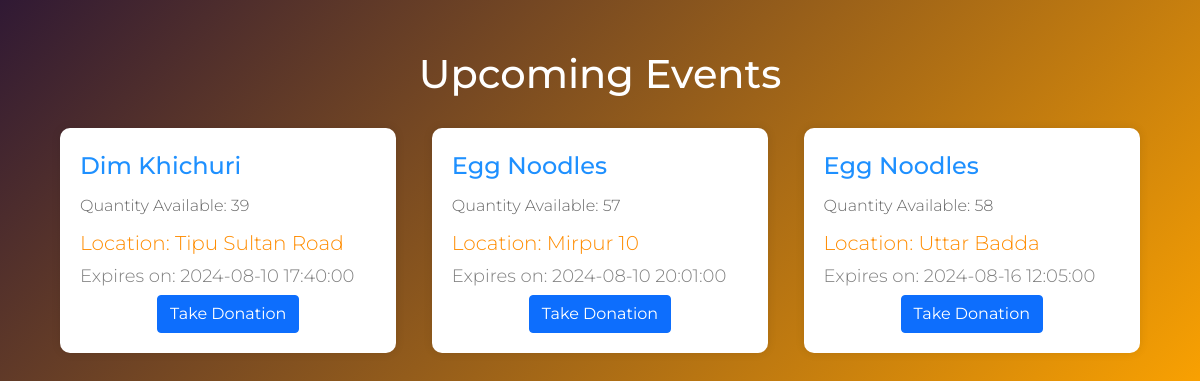
/events.php, run on an earlier commit of the app's database.
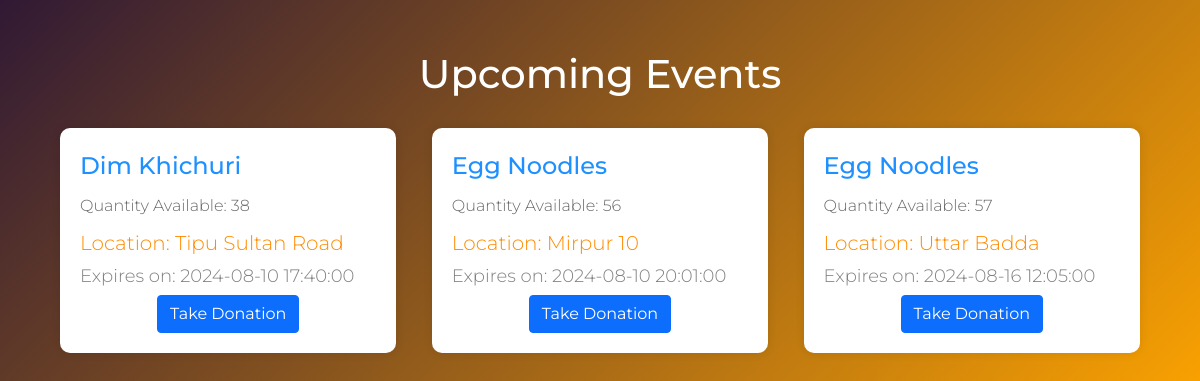
And on a later commit of the database.
### tables this page shows
CREATE TABLE `donation` (
  `donation_id` int(11) NOT NULL,
  `food_name` varchar(64) NOT NULL,
  `quantity` int(11) NOT NULL,
  `location` varchar(64) NOT NULL,
  `postal_code` varchar(64) NOT NULL,
  `expire_date_time` datetime NOT NULL,
  `donor_email` varchar(64) NOT NULL,
  `quantity_available` int(11) DEFAULT NULL
);

### events.php (the view, shortened to what this page needs)
<?php
$connect = mysqli_connect(HOST, USER, PASS, DB) or die("Cannot connect");
$current_date = date('Y-m-d H:i:s');
$events_query = "SELECT donation_id, food_name, quantity, quantity_available, location, expire_date_time
                 FROM donation
                 WHERE expire_date_time > '$current_date' AND quantity_available > 0";
$events_result = mysqli_query($connect, $events_query);
$events = [];
while ($event_row = mysqli_fetch_assoc($events_result)) {
    $events[] = $event_row;
}
?>
<!DOCTYPE html>
<html lang="en">
<head>
    <link href="https://cdn.jsdelivr.net/npm/bootstrap@5.0.0-alpha1/dist/css/bootstrap.min.css" rel="stylesheet">
</head>
<body>
<div id="container">
    <h2>Upcoming Events</h2>
    <?php
    foreach ($events as $event) {
    ?>
        <div class="event">
            <p class="food-name"><?php echo htmlspecialchars($event['food_name']); ?></p>
            <p class="quantity">Quantity Available: <?php echo htmlspecialchars($event['quantity_available']); ?></p>
            <p class="location">Location: <?php echo htmlspecialchars($event['location']); ?></p>
            <p class="expire-date">Expires on: <?php echo htmlspecialchars($event['expire_date_time']); ?></p>
            <div class="button">
                <a href="?take_donation=<?php echo $event['donation_id']; ?>" class="btn btn-primary">Take Donation</a>
            </div>
        </div>
    <?php
    }
    ?>
</div>
</body>
</html>

### events.php (style rules this page uses)
body { margin: 0; padding: 0; font-family: 'Montserrat', sans-serif; background: linear-gradient(135deg, #301934, #FFA500); }
#container { width: 90%; max-width: 1200px; margin: 50px auto; display: flex; flex-wrap: wrap; justify-content: space-between; align-items: flex-start; }
#container h2 { width: 100%; text-align: center; color: #FFF; font-weight: 500; font-size: 40px; margin-bottom: 30px; }
.event { width: calc(33% - 20px); height: auto; background-color: #FFF; border-radius: 10px; box-shadow: 0px 0px 10px rgba(0, 0, 0, 0.1); margin-bottom: 30px; padding: 20px; box-sizing: border-box; transition: all 0.3s ease; text-decoration: none; }
.event p { margin: 0; padding: 0; }
.event .food-name { font-size: 24px; font-weight: 500; color: #1E90FF; margin-bottom: 10px; }
.event .location { font-size: 20px; font-weight: 300; color: #FF8C00; margin-bottom: 5px; }
.event .expire-date { font-size: 18px; font-weight: 300; color: #808080; margin-bottom: 5px; }
.event .quantity { font-size: 16px; font-weight: 300; color: #696969; margin-bottom: 10px; }
.event .button { text-align: center; }

What changed in the data, as far as the page shows it:
changed donation "Dim Khichuri": quantity_available "39" → "38"
changed donation "Mirpur 10": quantity_available "57" → "56"
changed donation "Uttar Badda": quantity_available "58" → "57"
